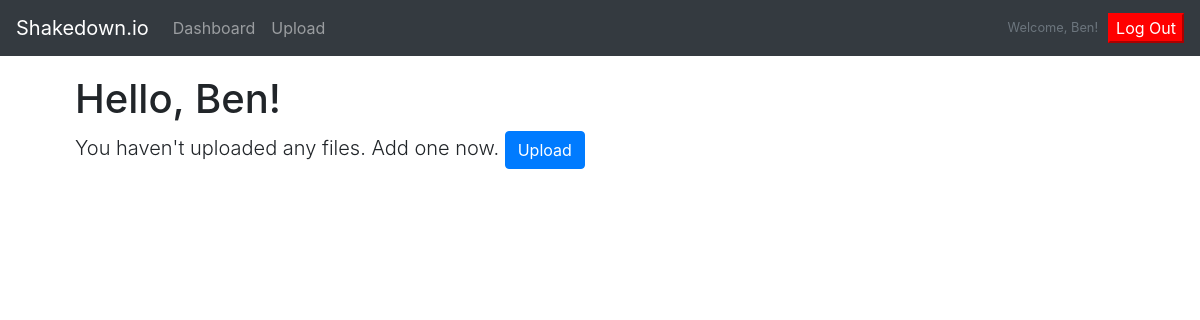
Before: / (signed in) with the older database file.
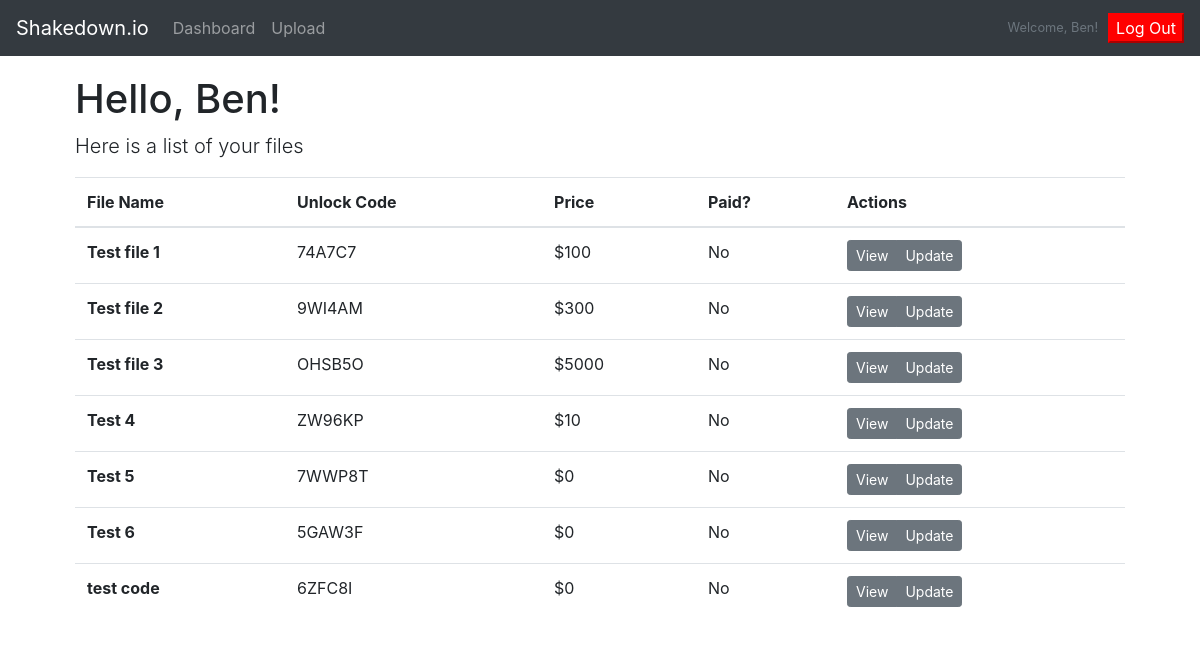
After: the same page with the newer database file.
### log_reg/models.py (models this page shows)
class User(models.Model):
    company_name = models.CharField(max_length=45)
    first_name = models.CharField(max_length=45)
    last_name = models.CharField(max_length=45)
    email = models.EmailField(max_length=255)
    password = models.CharField(max_length=60)
    dob = models.DateField()
    created_at = models.DateTimeField(auto_now_add=True)
    updated_at = models.DateTimeField(auto_now=True)
    objects = UserManager()

### shakedown_io/models.py (models this page shows)
class File(models.Model):
    location = models.FileField(upload_to=user_directory_path)
    name = models.CharField(max_length=45)
    code = models.CharField(max_length=16)
    owner = models.ForeignKey(
        'log_reg.User', related_name="files", on_delete=models.CASCADE)
    price = models.IntegerField()
    status = models.BooleanField()
    created_at = models.DateTimeField(auto_now_add=True)
    updated_at = models.DateTimeField(auto_now=True)

### shakedown_io/views.py (the view)
# urls.py: path('', views.index),
def index(request):
    if 'user_id' not in request.session:
        print("user_id not in request.session")
        return redirect('/login')
    user = User.objects.get(id=request.session['user_id'])
    files = File.objects.filter(owner=user)
    print(user.files)
    context = {
        'user': user,
        'files': files
    }
    return render(request, 'index.html', context)

### shakedown_io/templates/index.html (shortened to what this page needs)
<!DOCTYPE html>
<html lang="en">
<head>
  {% load static %}
  <link rel="stylesheet" href="https://cdn.jsdelivr.net/npm/bootstrap@4.5.3/dist/css/bootstrap.min.css">
  <link rel="stylesheet" href="{% static 'css/style.css' %}">
</head>
<body>
  <nav class="navbar navbar-expand-md navbar-dark bg-dark fixed-top">
    <a class="navbar-brand" href="/">Shakedown.io</a>
    <ul class="navbar-nav mr-auto">
      <li class="nav-item">
        <a class="nav-link" href="/">Dashboard<span class="sr-only">(current)</span></a>
      </li>
      <li class="nav-item">
        <a class="nav-link" href="/upload">Upload<span class="sr-only">(current)</span></a>
      </li>
    </ul>
    <small class="text-muted" style='padding-right: 10px; color: white;'>Welcome, {{user.first_name}}!</small>
    <form class="form-inline my-2 my-lg-0" action='/login/logout/', method='post'>
      <button class="btn-primary my-2 my-sm-0 red" type="submit">Log Out</button>
    </form>
  </nav>
  <main role="main" class="container">
   <main role="main" class="container">
    <div class="sub-main">
      <div class="container">
      <h1>Hello, {{user.first_name}}!</h1>
      {% if user.files.all %}
        <p class="lead">Here is a list of your files</p>
        <table class="table" name="files">
          <thead>
            <tr>
              <th scope="col">File Name</th>
              <th scope="col">Unlock Code</th>
              <th scope="col">Price</th>
              <th scope="col">Paid?</th>
              <th scope="col">Actions</th>
            </tr>
          </thead>
          <tbody>
           {% for file in user.files.all %}
            <tr>
              <th scope="row">{{file.name}}</th>
              <td>{{file.code}}</td>
              <td>${{file.price}}</td>
              <td>{% if file.status == True %}
                    Yes
                  {% else %}
                    No
                  {% endif %}</td>
              <td>
                <div class="btn-group" role="group">
                  <a href="/file/{{file.id}}" class="btn btn-secondary btn-sm">View</a>
                  <a href="/file/{{file.id}}/update" class="btn btn-secondary btn-sm">Update</a>
                </div>
              </td>
            </tr>
            {% endfor %}
          </tbody>
        </table>
      {% else %}
        <p class="lead">You haven't uploaded any files. Add one now. <a href='/upload' class="btn btn-primary">Upload</a></p>
      {% endif %}
      </div>
  </main>
</body>
</html>

### shakedown_io/static/css/style.css (style rules this page uses)
body { padding-top: 75px; }
.red { background-color: red; border-color: red; }

Changed rows visible on the page:
added File: name "Test file 1", code "74A7C7", price "100", status "No"
added File: name "Test file 2", code "9WI4AM", price "300", status "No"
added File: name "Test file 3", code "OHSB5O", price "5000", status "No"
added File: name "Test 4", code "ZW96KP", price "10", status "No"
added File: name "Test 5", code "7WWP8T", price "0", status "No"
added File: name "Test 6", code "5GAW3F", price "0", status "No"
added File: name "test code", code "6ZFC8I", price "0", status "No"
Other visible differences:
text no longer shown: "You haven't uploaded any files. Add one now. Upload"
text now shown: "Here is a list of your files File Name Unlock Code Price Paid? Actions"
